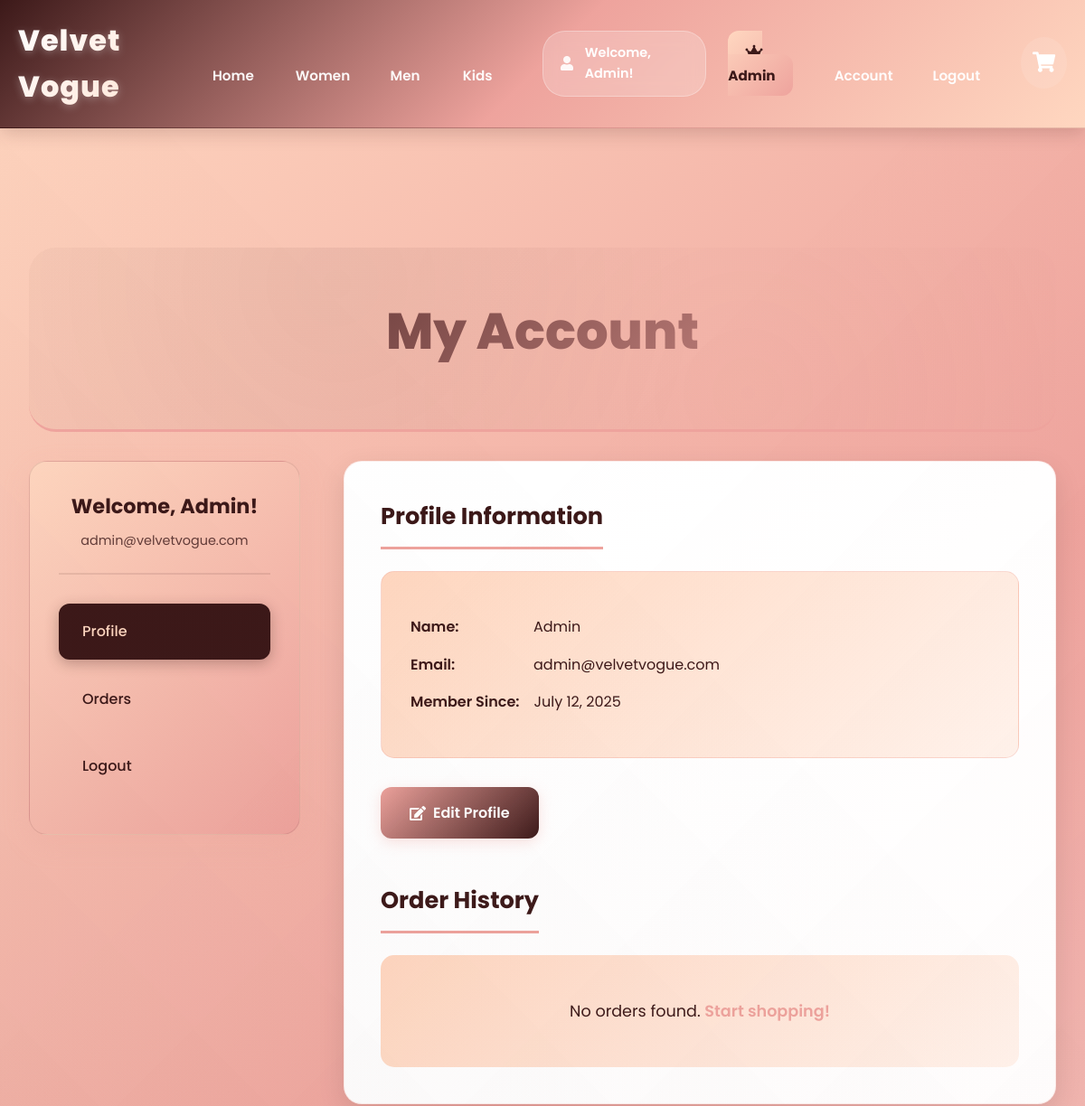
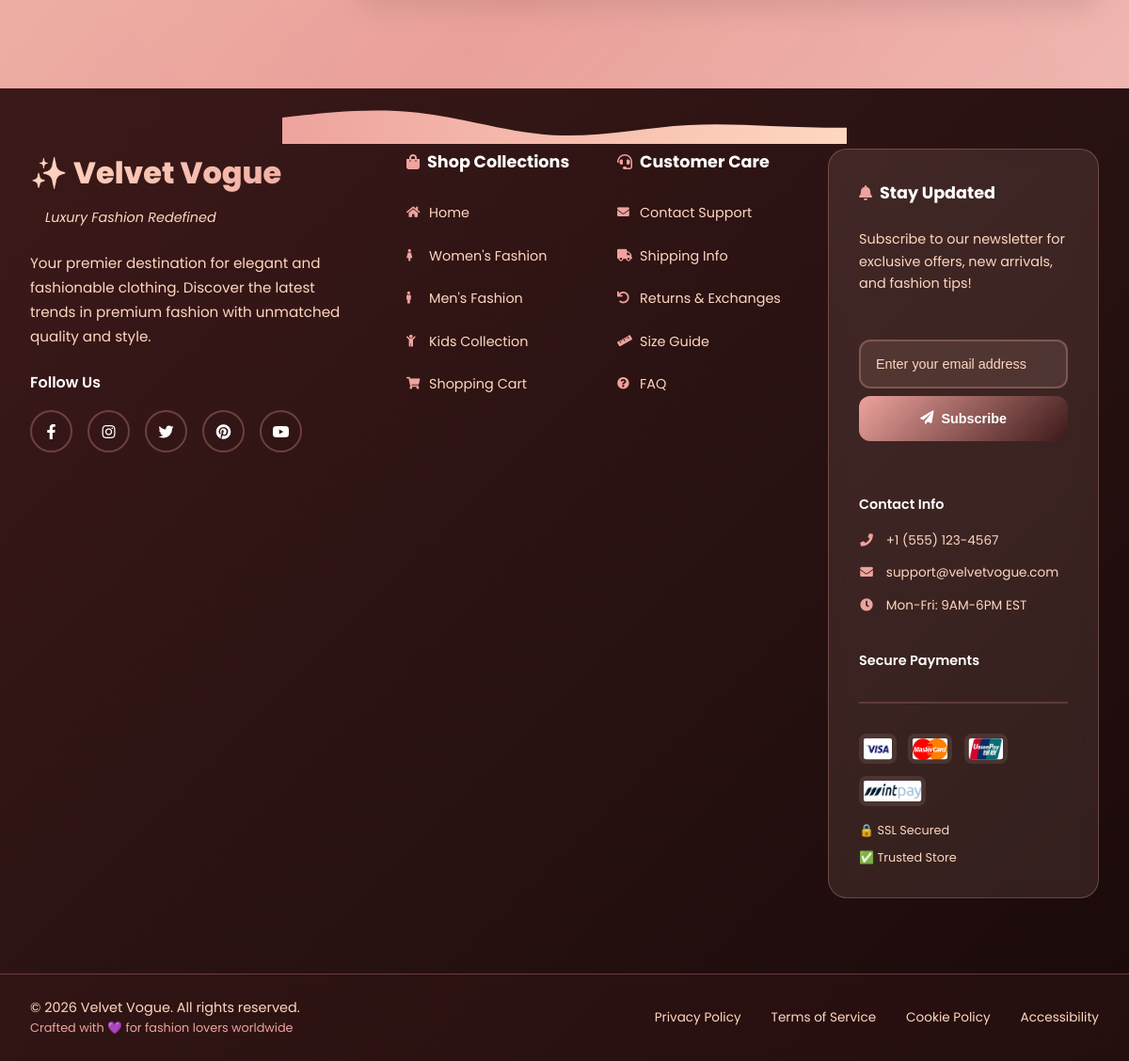
The app's page /account.php (signed in) with its own data (2 pictures, top to bottom).
### tables this page shows
CREATE TABLE `users` (
  `user_id` int(11) NOT NULL,
  `name` varchar(100) NOT NULL,
  `email` varchar(100) NOT NULL,
  `password` varchar(255) NOT NULL,
  `is_admin` tinyint(1) DEFAULT 0,
  `created_at` timestamp NOT NULL DEFAULT current_timestamp()
);

### account.php (the view, shortened to what this page needs)
<?php
include('server/connection.php');
$user_id = $_SESSION['user_id'];
$stmt = $conn->prepare("SELECT * FROM users WHERE user_id = ?");
$stmt->bind_param('i', $user_id);
$stmt->execute();
$user = $stmt->get_result()->fetch_assoc();
$stmt = $conn->prepare("SELECT * FROM orders WHERE user_id = ? ORDER BY created_at DESC");
$stmt->bind_param('i', $user_id);
$stmt->execute();
$orders = $stmt->get_result();
?>
<!DOCTYPE html>
<html lang="en">
<head>
    <link rel="stylesheet" href="https://use.fontawesome.com/releases/v5.15.4/css/all.css">
    <link rel="stylesheet" href="sytle/style.css">
</head>
<body>
    <?php include('footer and header/header.php'); ?>
    <div class="account-container">
        <div class="section-header">
            <h2 class="section-title">My Account</h2>
        </div>
        <div class="account-content">
            <div class="account-sidebar">
                <div class="user-info">
                    <h3>Welcome, <?php echo htmlspecialchars($user['name']); ?>!</h3>
                    <p><?php echo htmlspecialchars($user['email']); ?></p>
                </div>
                <ul class="account-menu">
                    <li><a href="#profile" class="account-link active">Profile</a></li>
                    <li><a href="#orders" class="account-link">Orders</a></li>
                    <li><a href="logout.php" class="account-link">Logout</a></li>
                </ul>
            </div>
            <div class="account-main">
                <div class="account-section" id="profile">
                    <h3>Profile Information</h3>
                    <div class="profile-info">
                        <p><strong>Name:</strong> <?php echo htmlspecialchars($user['name']); ?></p>
                        <p><strong>Email:</strong> <?php echo htmlspecialchars($user['email']); ?></p>
                        <p><strong>Member Since:</strong> <?php echo date('F j, Y', strtotime($user['created_at'])); ?></p>
                    </div>
                    <div class="profile-actions">
                        <a href="account_information.php" class="btn-edit-profile">
                            <i class="fas fa-edit"></i>
                            Edit Profile
                        </a>
                    </div>
                </div>
                <div class="account-section" id="orders">
                    <h3>Order History</h3>
                    <?php if ($orders->num_rows > 0): ?>
                        <div class="orders-list">
                            <?php while ($order = $orders->fetch_assoc()): ?>
                                <div class="order-item">
                                    <div class="order-header">
                                        <h4>Order #<?php echo $order['order_id']; ?></h4>
                                        <span class="order-status status-<?php echo $order['status']; ?>">
                                            <?php echo ucfirst($order['status']); ?>
                                        </span>
                                    </div>
                                    <div class="order-details">
                                        <p><strong>Date:</strong> <?php echo date('F j, Y', strtotime($order['created_at'])); ?></p>
                                        <p><strong>Total:</strong> $<?php echo number_format($order['total_amount'], 2); ?></p>
                                        <p><strong>Shipping Address:</strong> <?php echo htmlspecialchars($order['address'] . ', ' . $order['city'] . ', ' . $order['state'] . ' ' . $order['zip_code']); ?></p>
                                    </div>
                                </div>
                            <?php endwhile; ?>
                        </div>
                    <?php else: ?>
                        <p>No orders found. <a href="index.php">Start shopping!</a></p>
                    <?php endif; ?>
                </div>
            </div>
        </div>
    </div>
    <?php include('footer and header/footer.php'); ?>
</body>
</html>

### sytle/style.css (style rules this page uses)
* { margin: 0; padding: 0; box-sizing: border-box; }
body { font-family: 'Poppins', sans-serif; line-height: 1.6; background: linear-gradient(135deg, #FFD7C0 0%, #EEA39D 50%, #F5D5D0 100%); min-height: 100vh; position: relative; color: #3C1919; }
body::before { content: ''; position: fixed; top: 0; left: 0; width: 100%; height: 100%; background: linear-gradient(45deg, rgba(60, 25, 25, 0.05) 0%, transparent 70%), linear-gradient(-45deg, rgba(238, 163, 157, 0.05) 0%, transparent 70%); pointer-events: none; }
.section-header { text-align: center; margin-bottom: 5rem; position: relative; padding: 3rem 0; background: linear-gradient(135deg, rgba(60, 25, 25, 0.02) 0%, rgba(238, 163, 157, 0.02) 100%); border-radius: 30px; overflow: hidden; }
.section-header::before { content: ''; position: absolute; top: 0; left: 0; width: 100%; height: 100%; background: radial-gradient(circle at 30% 20%, rgba(60, 25, 25, 0.05) 0%, transparent 50%), radial-gradient(circle at 70% 80%, rgba(238, 163, 157, 0.05) 0%, transparent 50%); pointer-events: none; }
.section-title { font-size: 3.5rem; font-weight: 800; background: linear-gradient(135deg, #3C1919 0%, #EEA39D 100%); -webkit-background-clip: text; -webkit-text-fill-color: transparent; background-clip: text; margin-bottom: 1rem; position: relative; z-index: 2; }
.section-header { margin-bottom: 2rem; padding-bottom: 1rem; border-bottom: 3px solid #EEA39D; }
.account-container { max-width: 1200px; margin: 0 auto; padding: 2rem; margin-top: 100px; min-height: 80vh; }
.account-content { display: grid; grid-template-columns: 300px 1fr; gap: 3rem; margin-top: 2rem; }
.account-sidebar { background: linear-gradient(135deg, #FFD7C0 0%, #EEA39D 100%); border-radius: 20px; padding: 2rem; height: fit-content; box-shadow: 0 10px 30px rgba(238, 163, 157, 0.2); border: 1px solid rgba(60, 25, 25, 0.1); }
.user-info { text-align: center; margin-bottom: 2rem; padding-bottom: 1.5rem; border-bottom: 2px solid rgba(60, 25, 25, 0.1); }
.user-info h3 { color: #3C1919; font-size: 1.4rem; font-weight: 700; margin-bottom: 0.5rem; }
.user-info p { color: #3C1919; font-size: 0.9rem; opacity: 0.8; margin: 0; }
.account-menu { list-style: none; padding: 0; margin: 0; }
.account-menu li { margin-bottom: 0.8rem; }
.account-link { display: flex; align-items: center; padding: 1rem 1.5rem; color: #3C1919; text-decoration: none; border-radius: 12px; font-weight: 500; transition: all 0.3s ease; background: transparent; border: 2px solid transparent; }
.account-link.active { background: #3C1919; color: #FFD7C0; border-color: #3C1919; box-shadow: 0 4px 15px rgba(60, 25, 25, 0.3); }
.account-main { background: #ffffff; border-radius: 20px; padding: 2.5rem; box-shadow: 0 10px 30px rgba(0, 0, 0, 0.1); border: 1px solid rgba(238, 163, 157, 0.2); }
.account-section { margin-bottom: 3rem; }
.account-section:last-child { margin-bottom: 0; }
.account-section h3 { color: #3C1919; font-size: 1.6rem; font-weight: 700; margin-bottom: 1.5rem; padding-bottom: 0.8rem; border-bottom: 3px solid #EEA39D; display: inline-block; }
.profile-info { background: linear-gradient(135deg, #FFD7C0 0%, rgba(255, 215, 192, 0.3) 100%); padding: 2rem; border-radius: 15px; margin-bottom: 2rem; border: 1px solid rgba(238, 163, 157, 0.3); }
.profile-info p { margin: 1rem 0; font-size: 1rem; color: #3C1919; display: flex; align-items: center; gap: 1rem; }
.profile-info strong { font-weight: 600; color: #3C1919; min-width: 120px; }
.profile-actions { display: flex; gap: 1rem; flex-wrap: wrap; }
.btn-edit-profile { display: inline-flex; align-items: center; gap: 0.5rem; padding: 1rem 2rem; background: linear-gradient(135deg, #EEA39D 0%, #3C1919 100%); color: #ffffff; text-decoration: none; border-radius: 12px; font-weight: 600; transition: all 0.3s ease; box-shadow: 0 4px 15px rgba(238, 163, 157, 0.3); }
.btn-edit-profile i { font-size: 1rem; }
.account-section p:has(a) { text-align: center; padding: 3rem; background: linear-gradient(135deg, #FFD7C0 0%, rgba(255, 215, 192, 0.3) 100%); border-radius: 15px; color: #3C1919; font-size: 1.1rem; }
.account-section p a { color: #EEA39D; text-decoration: none; font-weight: 600; border-bottom: 2px solid transparent; transition: all 0.3s ease; }

### records on screen
users: name "Admin", email "admin@velvetvogue.com", created_at "July 12, 2025"

### other values on screen
$_SESSION['name'] "Admin"
